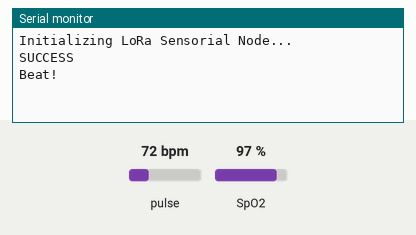
The sketch below on a simulated Arduino MKR. Parts: the last lines printed to the serial monitor. The test bench sets the inputs (shaded band); at power-on: pulse 72 bpm, SpO2 97 %. The local clock reads 2024-03-15 10:24:30 at power-on unless the sketch sets it; no radio packets arrive unless stated.

Above: at 1.2 s.
1.3 s: pulse set to 42 bpm
At 10.4 s:
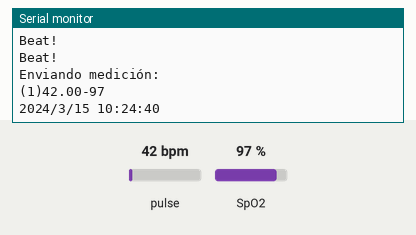
11.5 s: SpO2 set to 80 %
At 12.8 s:
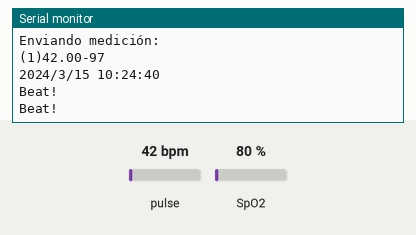
13.0 s: pulse set to 70 bpm
At 13.8 s:
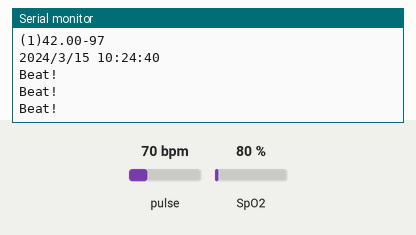

Measured:
- after the input at 1.3 s, the serial monitor: prints a new line after 8.7 s (image 1)

The sketch:

LoRaMemoria.ino
```cpp
#include <SPI.h>
#include <LoRa.h>
#include <Wire.h>
#include "MAX30100_PulseOximeter.h"
#include "ArduinoLowPower.h"
#include "RTClib.h"

RTC_DS3231 rtc;

#define REPORTING_PERIOD_MS     10000

int counter = 1;
String mensaje;
float bit_rate;
float ox_sat;

uint32_t tsLastReport = 0;

PulseOximeter pox;

void digitalClockDisplay(){
  DateTime now = rtc.now();

  // digital clock display of the time
  Serial.print(now.year(), DEC);
  Serial.print('/');
  Serial.print(now.month(), DEC);
  Serial.print('/');
  Serial.print(now.day(), DEC);
  Serial.print(" ");
  Serial.print(now.hour(), DEC);
  Serial.print(':');
  Serial.print(now.minute(), DEC);
  Serial.print(':');
  Serial.print(now.second(), DEC);
  Serial.println();
}

/*void printDigits(int digits){
  // utility function for digital clock display: prints preceding colon and leading 0
  Serial.print(":");
  if(digits < 10)
    Serial.print('0');
  Serial.print(digits);
}*/

void onBeatDetected() {
  Serial.println("Beat!");
}

void send_lora(float beat_rate, float ox_sat) {

  mensaje = "(" + String(counter) + ")" + String(pox.getHeartRate()) + "-" + String(pox.getSpO2());

  if (beat_rate != 0 and ox_sat != 0) {
      Serial.println("Enviando medición:");
      Serial.println(mensaje);

      // send packet
      LoRa.beginPacket();
      LoRa.print("S-");
      LoRa.print(beat_rate);
      LoRa.print("-");
      LoRa.println(ox_sat);
      LoRa.endPacket();

      digitalClockDisplay();

      counter++;

    } else {
      Serial.println("Medición inválida");
    }
}


void setup() {
  if (!LoRa.begin(915E6)) {
    Serial.println("LoRa failed to initialize");
    while (1);
  }

  Serial.begin(115200);
  while (Serial.available());
  Serial.println("Initializing LoRa Sensorial Node...");

  if (! rtc.begin()) {
    Serial.println("Couldn't find RTC");
    Serial.flush();
    while (1) delay(10);
  }

  if (rtc.lostPower()) {
    Serial.println("RTC lost power, let's set the time!");
    rtc.adjust(DateTime(F(__DATE__), F(__TIME__)));
  }

  // Comprobando que instancia para Pulsioxímetro se inció correctamente
  if (!pox.begin()) {
        Serial.println("FAILED");
        for(;;);
    } else {
        Serial.println("SUCCESS");
    }

  //Callback para detección de latido
  pox.setOnBeatDetectedCallback(onBeatDetected);

}

void loop() {
  pox.update();

  if (millis() - tsLastReport > REPORTING_PERIOD_MS) {

    send_lora(pox.getHeartRate(), pox.getSpO2());

    tsLastReport = millis();
  }

  /*Serial.println("Starting sleep mode");
  LowPower.deepSleep(1000);
  digitalWrite(LORA_IRQ_DUMB, LOW);
  digitalWrite(LORA_RESET, LOW);
  digitalWrite(LORA_BOOT0, LOW);*/
}
```
